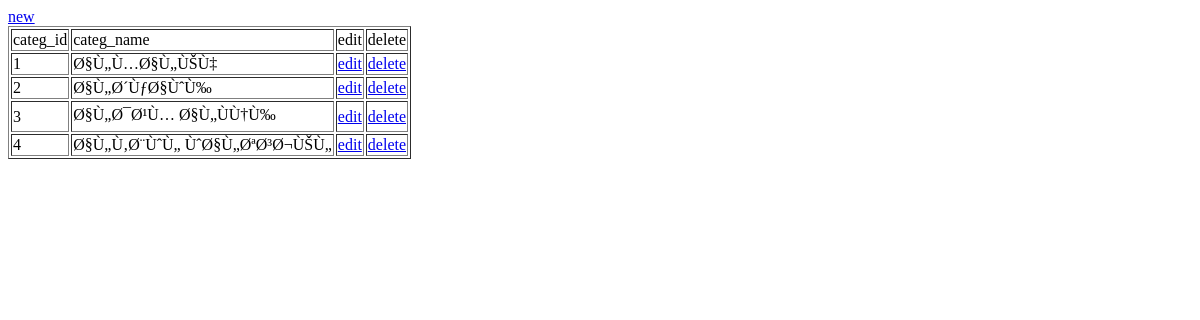
Before: /sys/perm_categ/index.php with the older database file.
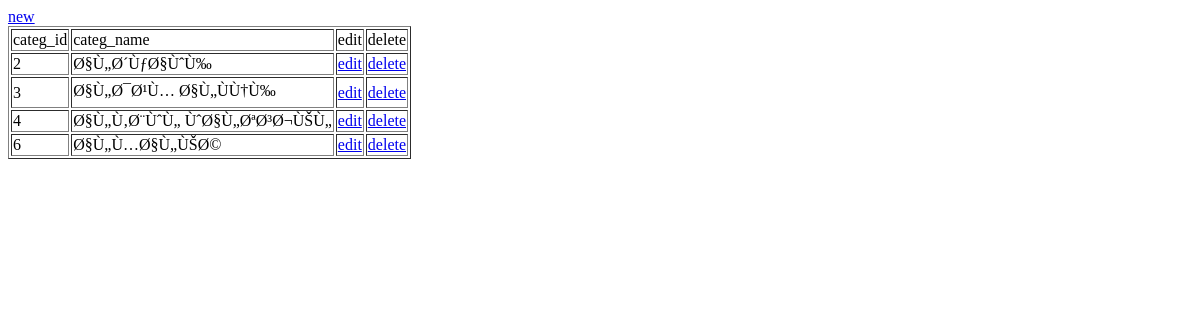
After: the same page with the newer database file.
### tables this page shows
CREATE TABLE `sys_permission_category` (
  `categ_id` int(11) NOT NULL AUTO_INCREMENT,
  `categ_name` varchar(255) DEFAULT NULL,
  PRIMARY KEY (`categ_id`)
);

### sys/perm_categ/index.php (the view, shortened to what this page needs)
<?php require_once('../../Connections/dares_conn.php'); ?>
<?php
$query_get_cat = "SELECT * FROM sys_permission_category";
$get_cat = mysql_query($query_get_cat, $dares_conn) or die(mysql_error());
$row_get_cat = mysql_fetch_assoc($get_cat);
?>
<!DOCTYPE html PUBLIC "-//W3C//DTD XHTML 1.0 Transitional//EN" "http://www.w3.org/TR/xhtml1/DTD/xhtml1-transitional.dtd">
<html xmlns="http://www.w3.org/1999/xhtml">
<head>
</head>
<body>
<a href="create.php">new</a>
<table border="1">
  <tr>
    <td>categ_id</td>
    <td>categ_name</td>
    <td>edit</td>
    <td>delete</td>
  </tr>
  <?php do { ?>
    <tr>
      <td><?php echo $row_get_cat['categ_id']; ?></td>
      <td><?php echo $row_get_cat['categ_name']; ?></td>
	<td><a href="edit.php?categ_id=<?php echo $row_get_cat['categ_id']; ?>">edit</a></td>
      <td><a href="delete.php?categ_id=<?php echo $row_get_cat['categ_id']; ?>">delete</a></td>
    </tr>
    <?php } while ($row_get_cat = mysql_fetch_assoc($get_cat)); ?>
</table>
</body>
</html>

Changed rows visible on the page:
removed sys_permission_category: categ_id "1", categ_name "Ø§Ù„Ù…Ø§Ù„ÙŠÙ‡"
added sys_permission_category: categ_id "6", categ_name "Ø§Ù„Ù…Ø§Ù„ÙŠØ©"
